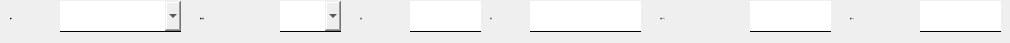
   <widget class="QWidget" name="page_noi_src_info">
    <widget class="ClickableComboBox" name="comboBox_noi_src_num">
     <property name="geometry">
      <rect>
       <x>60</x>
       <y>1</y>
       <width>121</width>
       <height>31</height>
      </rect>
     </property>
     <property name="font">
      <font>
       <family>黑体</family>
       <pointsize>-1</pointsize>
      </font>
     </property>
     <property name="styleSheet">
      <string notr="true">border:none;
border-bottom:1px solid black;</string>
     </property>
    </widget>
    <widget class="QLineEdit" name="lineEdit_noi_src_air_volume">
     <property name="geometry">
      <rect>
       <x>750</x>
       <y>1</y>
       <width>81</width>
       <height>31</height>
      </rect>
     </property>
     <property name="font">
      <font>
       <family>黑体</family>
       <pointsize>-1</pointsize>
      </font>
     </property>
     <property name="styleSheet">
      <string notr="true">border:none;
border-bottom:1px solid black;
</string>
     </property>
     <property name="alignment">
      <set>Qt::AlignBottom|Qt::AlignLeading|Qt::AlignLeft</set>
     </property>
    </widget>
    <widget class="QLabel" name="label_40">
     <property name="geometry">
      <rect>
       <x>660</x>
       <y>3</y>
       <width>91</width>
       <height>31</height>
      </rect>
     </property>
     <property name="font">
      <font>
       <family>黑体</family>
       <pointsize>-1</pointsize>
      </font>
     </property>
     <property name="frameShadow">
      <enum>QFrame::Plain</enum>
     </property>
     <property name="text">
      <string>风量(m³/h):</string>
     </property>
    </widget>
    <widget class="QLabel" name="label_41">
     <property name="geometry">
      <rect>
       <x>10</x>
       <y>3</y>
       <width>51</width>
       <height>31</height>
      </rect>
     </property>
     <property name="font">
      <font>
       <family>黑体</family>
       <pointsize>-1</pointsize>
      </font>
     </property>
     <property name="text">
      <string>编号:</string>
     </property>
    </widget>
    <widget class="QLineEdit" name="lineEdit_noi_src_brand">
     <property name="geometry">
      <rect>
       <x>410</x>
       <y>1</y>
       <width>71</width>
       <height>31</height>
      </rect>
     </property>
     <property name="font">
      <font>
       <family>黑体</family>
       <pointsize>-1</pointsize>
      </font>
     </property>
     <property name="styleSheet">
      <string notr="true">border:none;
border-bottom:1px solid black;
</string>
     </property>
     <property name="alignment">
      <set>Qt::AlignBottom|Qt::AlignLeading|Qt::AlignLeft</set>
     </property>
    </widget>
    <widget class="QLabel" name="label_42">
     <property name="geometry">
      <rect>
       <x>490</x>
       <y>3</y>
       <width>41</width>
       <height>31</height>
      </rect>
     </property>
     <property name="font">
      <font>
       <family>黑体</family>
       <pointsize>-1</pointsize>
      </font>
     </property>
     <property name="text">
      <string>型号:</string>
     </property>
    </widget>
    <widget class="QLabel" name="label_43">
     <property name="geometry">
      <rect>
       <x>850</x>
       <y>3</y>
       <width>71</width>
       <height>31</height>
      </rect>
     </property>
     <property name="font">
      <font>
       <family>黑体</family>
       <pointsize>-1</pointsize>
      </font>
     </property>
     <property name="text">
      <string>静压(Pa):</string>
     </property>
    </widget>
    <widget class="QLineEdit" name="lineEdit_noi_src_static_press">
     <property name="geometry">
      <rect>
       <x>920</x>
       <y>1</y>
       <width>81</width>
       <height>31</height>
      </rect>
     </property>
     <property name="font">
      <font>
       <family>黑体</family>
       <pointsize>-1</pointsize>
      </font>
     </property>
     <property name="styleSheet">
      <string notr="true">border:none;
border-bottom:1px solid black;
</string>
     </property>
     <property name="alignment">
      <set>Qt::AlignBottom|Qt::AlignLeading|Qt::AlignLeft</set>
     </property>
    </widget>
    <widget class="QLabel" name="label_44">
     <property name="geometry">
      <rect>
       <x>200</x>
       <y>3</y>
       <width>81</width>
       <height>31</height>
      </rect>
     </property>
     <property name="font">
      <font>
       <family>黑体</family>
       <pointsize>-1</pointsize>
      </font>
     </property>
     <property name="text">
      <string>噪音位置:</string>
     </property>
    </widget>
    <widget class="QComboBox" name="comboBox_noi_locate">
     <property name="geometry">
      <rect>
       <x>280</x>
       <y>1</y>
       <width>61</width>
       <height>31</height>
      </rect>
     </property>
     <property name="font">
      <font>
       <family>黑体</family>
       <pointsize>-1</pointsize>
      </font>
     </property>
     <property name="styleSheet">
      <string notr="true">border:none;
border-bottom:1px solid black;</string>
     </property>
     <property name="currentIndex">
      <number>-1</number>
     </property>
     <item>
      <property name="text">
       <string>进口</string>
      </property>
     </item>
     <item>
      <property name="text">
       <string>出口</string>
      </property>
     </item>
    </widget>
    <widget class="QLineEdit" name="lineEdit_noi_src_model">
     <property name="geometry">
      <rect>
       <x>530</x>
       <y>1</y>
       <width>111</width>
       <height>31</height>
      </rect>
     </property>
     <property name="font">
      <font>
       <family>黑体</family>
       <pointsize>-1</pointsize>
      </font>
     </property>
     <property name="styleSheet">
      <string notr="true">border:none;
border-bottom:1px solid black;
</string>
     </property>
     <property name="alignment">
      <set>Qt::AlignBottom|Qt::AlignLeading|Qt::AlignLeft</set>
     </property>
    </widget>
    <widget class="QLabel" name="label_45">
     <property name="geometry">
      <rect>
       <x>360</x>
       <y>3</y>
       <width>41</width>
       <height>31</height>
      </rect>
     </property>
     <property name="font">
      <font>
       <family>黑体</family>
       <pointsize>-1</pointsize>
      </font>
     </property>
     <property name="text">
      <string>品牌:</string>
     </property>
    </widget>
   </widget>
